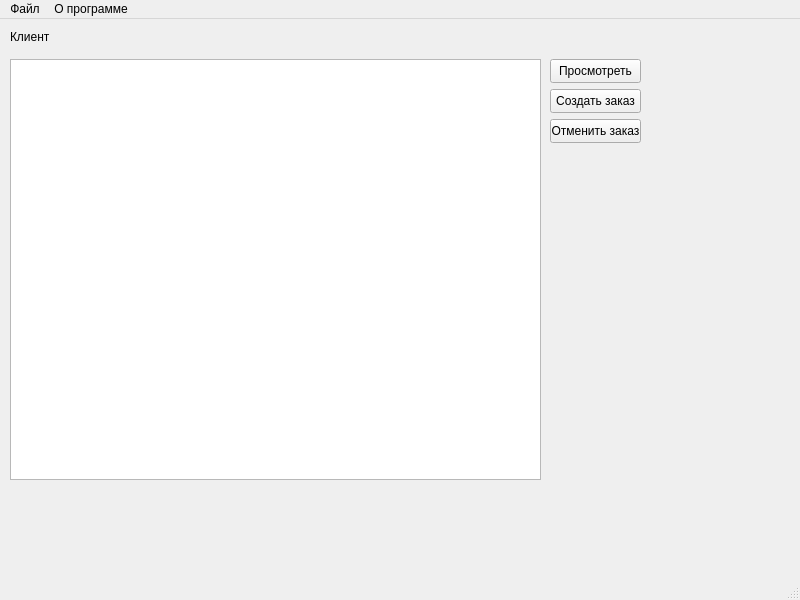
<?xml version="1.0" encoding="UTF-8"?>
<ui version="4.0">
 <class>MainWindowClient</class>
 <widget class="QMainWindow" name="MainWindowClient">
  <property name="geometry">
   <rect>
    <x>0</x>
    <y>0</y>
    <width>800</width>
    <height>600</height>
   </rect>
  </property>
  <property name="windowTitle">
   <string>MainWindow</string>
  </property>
  <widget class="QWidget" name="centralwidget">
   <widget class="QLabel" name="label">
    <property name="geometry">
     <rect>
      <x>10</x>
      <y>10</y>
      <width>261</width>
      <height>16</height>
     </rect>
    </property>
    <property name="text">
     <string>Клиент</string>
    </property>
   </widget>
   <widget class="QPushButton" name="showButton_client">
    <property name="geometry">
     <rect>
      <x>550</x>
      <y>40</y>
      <width>91</width>
      <height>24</height>
     </rect>
    </property>
    <property name="text">
     <string>Просмотреть</string>
    </property>
   </widget>
   <widget class="QTableView" name="tableView_client">
    <property name="geometry">
     <rect>
      <x>10</x>
      <y>40</y>
      <width>531</width>
      <height>421</height>
     </rect>
    </property>
   </widget>
   <widget class="QPushButton" name="create_orderButton_client">
    <property name="geometry">
     <rect>
      <x>550</x>
      <y>70</y>
      <width>91</width>
      <height>24</height>
     </rect>
    </property>
    <property name="text">
     <string>Создать заказ</string>
    </property>
   </widget>
   <widget class="QPushButton" name="delete_orderButton_client">
    <property name="geometry">
     <rect>
      <x>550</x>
      <y>100</y>
      <width>91</width>
      <height>24</height>
     </rect>
    </property>
    <property name="text">
     <string>Отменить заказ</string>
    </property>
   </widget>
  </widget>
  <widget class="QMenuBar" name="menubar">
   <property name="geometry">
    <rect>
     <x>0</x>
     <y>0</y>
     <width>800</width>
     <height>21</height>
    </rect>
   </property>
   <widget class="QMenu" name="menu">
    <property name="title">
     <string>Файл</string>
    </property>
   </widget>
   <widget class="QMenu" name="menu_2">
    <property name="title">
     <string>О программе</string>
    </property>
   </widget>
   <addaction name="menu"/>
   <addaction name="menu_2"/>
  </widget>
  <widget class="QStatusBar" name="statusbar"/>
 </widget>
 <resources/>
 <connections/>
</ui>
